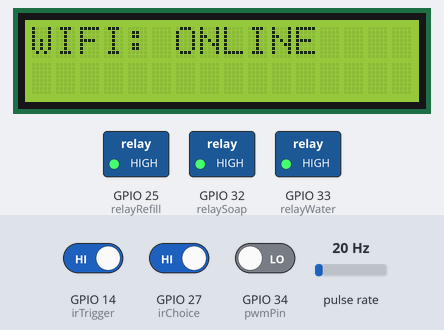
Bench run of a sketch on a simulated ESP32. On the bench: 16×2 character LCD, switched loads named in the sketch (green lamp = pin HIGH). Wiring (inferred from the names in the program): pulse sensor: data GPIO 19. The test bench sets the inputs (shaded band); at power-on: GPIO 14 (irTrigger) HIGH, GPIO 27 (irChoice) HIGH, GPIO 34 (pwmPin) LOW, pulse rate 20 Hz. WiFi joins after 1.5 s; servers stay silent unless stated; the Firebase database answers and starts empty; what the sketch prints to the serial monitor is not drawn.

Above: at 2.7 s.
At 5.8 s:
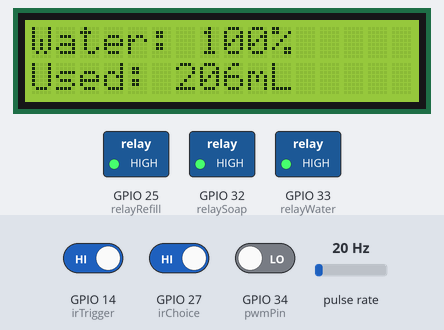
5.9 s: GPIO 14 (irTrigger) driven LOW
At 7.3 s:
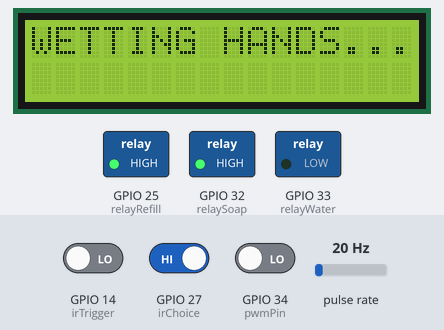
7.6 s: GPIO 27 (irChoice) driven LOW
At 16.5 s:
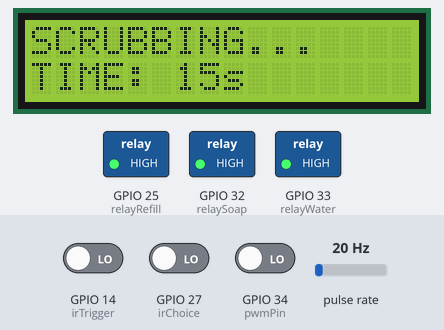
Timing chart, 0 to 38.2 s (numbered marks = the images above; inputs shaded):
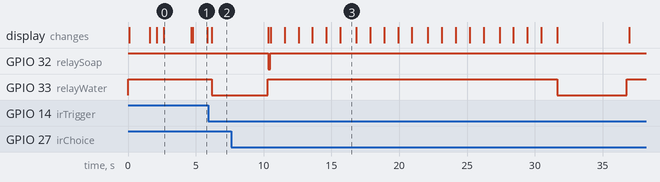

The sketch:

ESP-32_Code.ino
```cpp
#include <Arduino.h>
#include <WiFi.h>
#include <Firebase_ESP_Client.h>
#include <Wire.h>
#include <LiquidCrystal_I2C.h>

// Helper libraries for Firebase
#include "addons/TokenHelper.h"
#include "addons/RTDBHelper.h"

// --- 1. WIFI & FIREBASE CONFIG ---
#define WIFI_SSID "Yash"
#define WIFI_PASSWORD "11111111"
#define API_KEY "AIzaSyBnQXfDLt_DHWpRLcuX6qYGa7QyOBD6Ug4"
#define DATABASE_URL "https://smart-water-system-e5126-default-rtdb.firebaseio.com"

// --- 2. USER CALIBRATION & PINS ---
const int LOW_LEVEL_CM = 40;
const int HIGH_LEVEL_CM = 25;
const int SOAP_PULSE = 150;

const int relaySoap = 32;
const int relayWater = 33;
const int relayRefill = 25;
const int irTrigger = 14;
const int irChoice = 27;
const int pwmPin = 34;
const int flowSensorPin = 19;

// --- 3. VARIABLES ---
volatile int pulseCount = 0;
volatile unsigned long lastPulseTime = 0;
unsigned long totalMilliLitres = 0;
unsigned long oldTime = 0;
int lastDist = 0;

// Firebase Objects
FirebaseData fbdo;
FirebaseAuth auth;
FirebaseConfig config;
bool signupOK = false;
bool isOnline = false;
unsigned long firebaseUpdatePrevMillis = 0;

LiquidCrystal_I2C lcd(0x27, 16, 2);

// --- 4. INTERRUPT SERVICE ROUTINE ---
void IRAM_ATTR pulseCounter() {
  unsigned long currentTime = micros();
  if (currentTime - lastPulseTime > 500) {
    pulseCount++;
    lastPulseTime = currentTime;
  }
}

void setup() {
  Serial.begin(115200);

  pinMode(relaySoap, OUTPUT);
  pinMode(relayWater, OUTPUT);
  pinMode(relayRefill, OUTPUT);

  digitalWrite(relaySoap, HIGH);
  digitalWrite(relayWater, HIGH);
  digitalWrite(relayRefill, HIGH);

  pinMode(irTrigger, INPUT);
  pinMode(irChoice, INPUT);
  pinMode(pwmPin, INPUT);
  pinMode(flowSensorPin, INPUT_PULLUP);
  attachInterrupt(digitalPinToInterrupt(flowSensorPin), pulseCounter, FALLING);

  lcd.init();
  lcd.backlight();
  lcd.print("SYSTEM STARTING");
  delay(1000);

  WiFi.begin(WIFI_SSID, WIFI_PASSWORD);
  unsigned long startAttemptTime = millis();

  while (WiFi.status() != WL_CONNECTED && millis() - startAttemptTime < 25000) {
    delay(500);
    Serial.print(".");
    lcd.setCursor(0, 1);
    lcd.print("WAITING: ");
    lcd.print((25000 - (millis() - startAttemptTime)) / 1000);
    lcd.print("s  ");
  }

  if (WiFi.status() == WL_CONNECTED) {
    isOnline = true;
    Serial.println("\nWi-Fi Connected!");
    lcd.clear();
    lcd.print("WIFI: ONLINE");

    config.api_key = API_KEY;
    config.database_url = DATABASE_URL;
    if (Firebase.signUp(&config, &auth, "", "")) signupOK = true;
    Firebase.begin(&config, &auth);
    Firebase.reconnectWiFi(true);
  } else {
    isOnline = false;
    Serial.println("\nWi-Fi Failed. Offline Mode.");
    lcd.clear();
    lcd.print("WIFI: FAILED");
    lcd.setCursor(0, 1);
    lcd.print("OFFLINE MODE");
  }

  delay(2000);
  lcd.clear();
}

void loop() {
  updateRefillLogic();
  handleLCDRotation();

  if (digitalRead(irTrigger) == LOW) {
    runWashingCycle();
  }

  if (isOnline) {
    syncToFirebase();
  }
}

void runWashingCycle() {
  lcd.clear();
  lcd.print("WETTING HANDS...");
  digitalWrite(relayWater, LOW);
  delay(4000);
     if (isOnline) {
    Firebase.RTDB.setTimestamp(&fbdo, "smartwash/station_1/lastSeen");
  }
  digitalWrite(relayWater, HIGH);

  bool wantsSoap = false;
  lcd.clear();
  lcd.print("WANT SOAP?");
  unsigned long timer = millis();
  while (millis() - timer < 4000) {
    lcd.setCursor(0, 1);
    lcd.print("Wave Now: "); lcd.print(4 - (millis()-timer)/1000); lcd.print("s");
    if (digitalRead(irChoice) == LOW) {
      wantsSoap = true;
      break; }
    delay(50);
  }

  if (wantsSoap) {
    digitalWrite(relaySoap, LOW);
    delay(SOAP_PULSE);
    digitalWrite(relaySoap, HIGH);

    for (int i = 20; i > 0; i--) {
      lcd.setCursor(0,0); lcd.print("SCRUBBING...    ");
      lcd.setCursor(0,1); lcd.print("TIME: "); lcd.print(i); lcd.print("s   ");

     if (isOnline && (i == 15 || i == 10 || i == 5 || i == 1)) {
    Firebase.RTDB.setTimestamp(&fbdo, "smartwash/station_1/lastSeen");
  }
      delay(1000);
    }

    lcd.clear();
    lcd.print("FINAL RINSING...");
    digitalWrite(relayWater, LOW);
      if (isOnline) {
    Firebase.RTDB.setTimestamp(&fbdo, "smartwash/station_1/lastSeen");
  }
    delay(5000);
    digitalWrite(relayWater, HIGH);
  } else {
    lcd.clear();
    lcd.print("NO SOAP NEEDED");
    delay(1000);
  }

  if (isOnline && signupOK) {
      FirebaseJson json;
      static unsigned long lastTotal = 0;
      unsigned long sessionML = totalMilliLitres - lastTotal;
      lastTotal = totalMilliLitres;

      int waterPercent;
      if (lastDist <= 25) waterPercent = 100;
      else if (lastDist >= 40) waterPercent = 0;
      else waterPercent = map(lastDist, 40, 25, 0, 100);

      json.add("mlUsed", sessionML);
      json.add("tankLevel", waterPercent);
      json.add("timestamp", "SERVER_TIME");

      if (Firebase.RTDB.pushJSON(&fbdo, "smartwash/history", &json)) {
          Serial.println("Session Logged to History!");
      }
  }

  lcd.clear();
  lcd.print("PROCESS DONE!");
  delay(2000);
  lcd.clear();
}

void updateRefillLogic() {
  if ((millis() - oldTime) > 1000) {
    totalMilliLitres += pulseCount * 2.22;
    pulseCount = 0;
    oldTime = millis();
  }

  long duration = 0;

  // 🔁 RETRY FIX
  for (int i = 0; i < 3; i++) {
    duration = pulseIn(pwmPin, HIGH, 30000);
    if (duration > 0) break;
    delay(10);
  }

  // 🔍 DEBUG
  Serial.println("\n------ ULTRASONIC DEBUG ------");
  Serial.print("Pulse Duration (us): ");
  Serial.println(duration);

  if (duration > 0) {
    lastDist = duration / 58;

    Serial.print("Distance (cm): ");
    Serial.println(lastDist);

    if (lastDist > LOW_LEVEL_CM) {
      Serial.println("Status: LOW LEVEL → REFILL ON");
      digitalWrite(relayRefill, LOW);
    } else if (lastDist < HIGH_LEVEL_CM) {
      Serial.println("Status: HIGH LEVEL → REFILL OFF");
      digitalWrite(relayRefill, HIGH);
    } else {
      Serial.println("Status: MID LEVEL → NO CHANGE");
    }

  } else {
    Serial.println("⚠️ ERROR: No echo (timing issue / interference)");
  }

  Serial.println("-------------------------------");
}

void handleLCDRotation() {
  int waterPercent;
  if (lastDist <= 25) waterPercent = 100;
  else if (lastDist >= 40) waterPercent = 0;
  else waterPercent = map(lastDist, 40, 25, 0, 100);

  lcd.setCursor(0, 0);
  lcd.print("Water: "); lcd.print(waterPercent); lcd.print("%   ");
  lcd.setCursor(0, 1);
  lcd.print("Used: "); lcd.print(totalMilliLitres); lcd.print("mL   ");
}

void syncToFirebase() {
  if (Firebase.ready() && signupOK) {
    if (Firebase.RTDB.getInt(&fbdo, "smartwash/station_1/triggerRefill")) {
      if (fbdo.intData() == 1) {
        lcd.clear(); lcd.print("REMOTE REFILL");
        digitalWrite(relayRefill, LOW);
        delay(3000);
        digitalWrite(relayRefill, HIGH);
        Firebase.RTDB.setInt(&fbdo, "smartwash/station_1/triggerRefill", 0);
        lcd.clear();
      }
    }

    if (millis() - firebaseUpdatePrevMillis > 5000) {
      firebaseUpdatePrevMillis = millis();

      Firebase.RTDB.setTimestamp(&fbdo, "smartwash/station_1/lastSeen");

      int waterPercent;
      if (lastDist <= 25) waterPercent = 100;
      else if (lastDist >= 40) waterPercent = 0;
      else waterPercent = map(lastDist, 40, 25, 0, 100);

      Firebase.RTDB.setInt(&fbdo, "smartwash/station_1/waterPercent", waterPercent);
      Firebase.RTDB.setInt(&fbdo, "smartwash/station_1/totalMilliLitres", totalMilliLitres);
    }
  }
}
```

Measured:
- after the input at 5.9 s, GPIO 33 (relayWater): HIGH → LOW after 0.27 s; the display: changes after 0.27 s (image 2)
- after the input at 7.6 s, GPIO 32 (relaySoap): HIGH → LOW after 2.7 s, → HIGH 0.15 s later; the display: first differs from a run without the input after 2.9 s (image 3 shows a later state)
- what the display in image 0 shows lasts 2.1 s, from 2.6 s to 4.7 s
- what the display in image 1 shows lasts 1.0 s, from 4.8 s to 5.8 s
